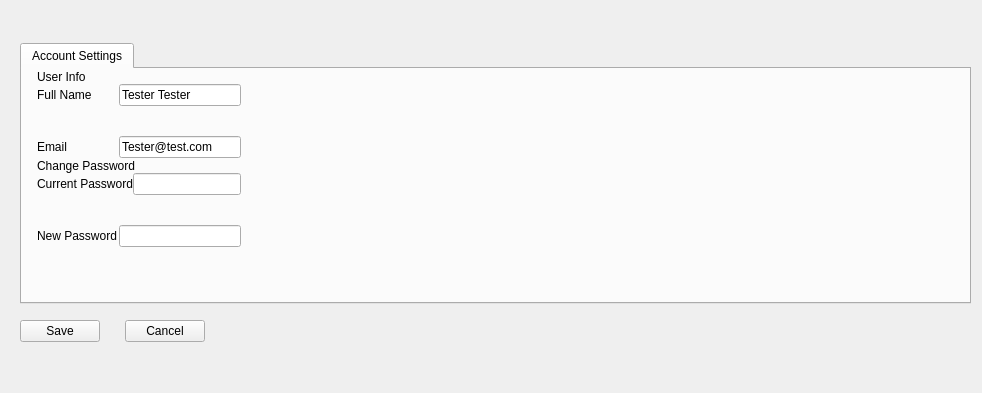
         <widget class="QWidget" name="page_6">
          <layout class="QGridLayout" name="gridLayout_65" rowstretch="0,0,0" columnstretch="0,0" columnminimumwidth="0,0">
           <property name="leftMargin">
            <number>20</number>
           </property>
           <property name="topMargin">
            <number>43</number>
           </property>
           <item row="2" column="0">
            <spacer name="verticalSpacer_9">
             <property name="orientation">
              <enum>Qt::Vertical</enum>
             </property>
             <property name="sizeHint" stdset="0">
              <size>
               <width>20</width>
               <height>40</height>
              </size>
             </property>
            </spacer>
           </item>
           <item row="1" column="0">
            <layout class="QGridLayout" name="gridLayout_66">
             <property name="topMargin">
              <number>10</number>
             </property>
             <property name="horizontalSpacing">
              <number>25</number>
             </property>
             <item row="0" column="0">
              <widget class="QPushButton" name="SaveSettingBtn">
               <property name="text">
                <string>Save</string>
               </property>
              </widget>
             </item>
             <item row="0" column="1">
              <widget class="QPushButton" name="CancelSettingBtn">
               <property name="text">
                <string>Cancel</string>
               </property>
              </widget>
             </item>
            </layout>
           </item>
           <item row="0" column="0" colspan="2">
            <widget class="QTabWidget" name="tabWidget_2">
             <widget class="QWidget" name="tab_8">
              <attribute name="title">
               <string>Account Settings</string>
              </attribute>
              <layout class="QGridLayout" name="gridLayout_76" columnstretch="0,0">
               <property name="leftMargin">
                <number>15</number>
               </property>
               <property name="topMargin">
                <number>0</number>
               </property>
               <property name="rightMargin">
                <number>0</number>
               </property>
               <property name="bottomMargin">
                <number>15</number>
               </property>
               <property name="spacing">
                <number>0</number>
               </property>
               <item row="0" column="0">
                <layout class="QGridLayout" name="gridLayout_75" rowstretch="0,0">
                 <property name="bottomMargin">
                  <number>40</number>
                 </property>
                 <item row="0" column="0">
                  <layout class="QGridLayout" name="gridLayout_74" rowstretch="1,2" rowminimumheight="0,0">
                   <item row="0" column="0">
                    <widget class="QLabel" name="label_5">
                     <property name="text">
                      <string>User Info</string>
                     </property>
                    </widget>
                   </item>
                   <item row="1" column="0">
                    <layout class="QGridLayout" name="gridLayout_71">
                     <property name="verticalSpacing">
                      <number>30</number>
                     </property>
                     <item row="0" column="0">
                      <layout class="QGridLayout" name="gridLayout_67" columnstretch="2,3">
                       <item row="0" column="0">
                        <widget class="QLabel" name="label">
                         <property name="text">
                          <string>Full Name</string>
                         </property>
                        </widget>
                       </item>
                       <item row="0" column="1">
                        <widget class="QLineEdit" name="FullNameInput">
                         <property name="text">
                          <string>Tester Tester</string>
                         </property>
                        </widget>
                       </item>
                      </layout>
                     </item>
                     <item row="1" column="0">
                      <layout class="QGridLayout" name="gridLayout_68" columnstretch="2,3">
                       <item row="0" column="0">
                        <widget class="QLabel" name="label_2">
                         <property name="text">
                          <string>Email</string>
                         </property>
                        </widget>
                       </item>
                       <item row="0" column="1">
                        <widget class="QLineEdit" name="EmailInput">
                         <property name="text">
                          <string>Tester@test.com</string>
                         </property>
                        </widget>
                       </item>
                      </layout>
                     </item>
                    </layout>
                   </item>
                  </layout>
                 </item>
                 <item row="1" column="0">
                  <layout class="QGridLayout" name="gridLayout_73" rowstretch="1,2">
                   <item row="0" column="0">
                    <widget class="QLabel" name="label_6">
                     <property name="text">
                      <string>Change Password</string>
                     </property>
                    </widget>
                   </item>
                   <item row="1" column="0">
                    <layout class="QGridLayout" name="gridLayout_72">
                     <property name="verticalSpacing">
                      <number>30</number>
                     </property>
                     <item row="0" column="0">
                      <layout class="QGridLayout" name="gridLayout_69" columnstretch="2,3">
                       <item row="0" column="0">
                        <widget class="QLabel" name="label_3">
                         <property name="text">
                          <string>Current Password</string>
                         </property>
                        </widget>
                       </item>
                       <item row="0" column="1">
                        <widget class="QLineEdit" name="CurrentPasswordInput"/>
                       </item>
                      </layout>
                     </item>
                     <item row="1" column="0">
                      <layout class="QGridLayout" name="gridLayout_70" columnstretch="2,3">
                       <item row="0" column="0">
                        <widget class="QLabel" name="label_4">
                         <property name="text">
                          <string>New Password</string>
                         </property>
                        </widget>
                       </item>
                       <item row="0" column="1">
                        <widget class="QLineEdit" name="NewPasswordInput"/>
                       </item>
                      </layout>
                     </item>
                    </layout>
                   </item>
                  </layout>
                 </item>
                </layout>
               </item>
               <item row="0" column="1">
                <spacer name="horizontalSpacer_13">
                 <property name="orientation">
                  <enum>Qt::Horizontal</enum>
                 </property>
                 <property name="sizeHint" stdset="0">
                  <size>
                   <width>728</width>
                   <height>20</height>
                  </size>
                 </property>
                </spacer>
               </item>
              </layout>
             </widget>
            </widget>
           </item>
           <item row="1" column="1">
            <spacer name="horizontalSpacer_12">
             <property name="orientation">
              <enum>Qt::Horizontal</enum>
             </property>
             <property name="sizeHint" stdset="0">
              <size>
               <width>40</width>
               <height>20</height>
              </size>
             </property>
            </spacer>
           </item>
          </layout>
         </widget>
